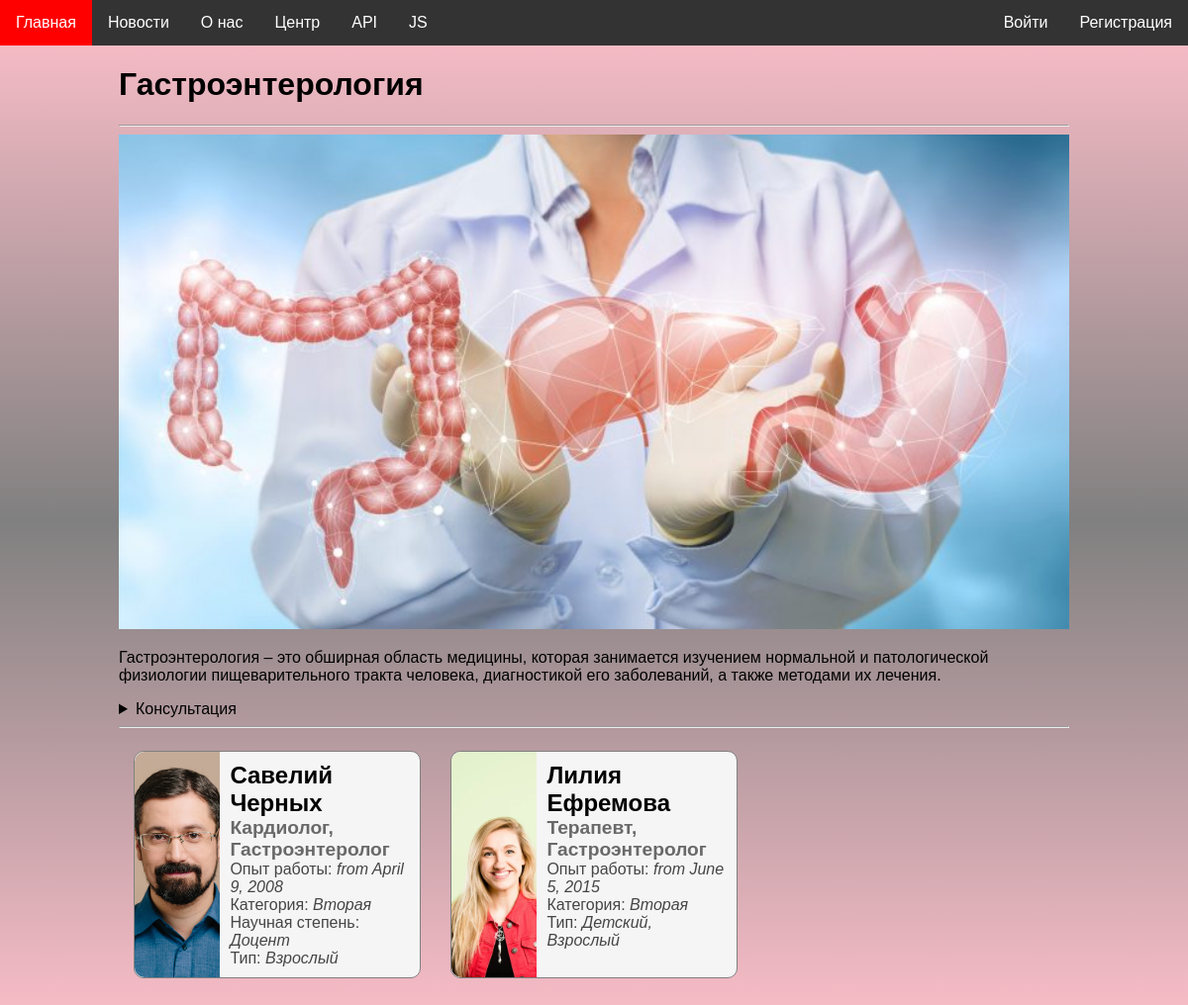
The app's page /services/category/gastroenterologiya/ with its own data.
### services/models.py (models this page shows, shortened)
class Category(models.Model):
    name = models.CharField(max_length=100)
    slug = models.SlugField(max_length=100, unique=True, db_index=True, verbose_name="URL")
    image = models.ImageField(upload_to='images/services/categories', null=True, blank=True)
    description = models.TextField(max_length=1000, null=True, blank=True)
    class Meta:
        verbose_name_plural = 'categories'

class SubCategory(models.Model):
    name = models.CharField(max_length=100)
    category = models.ForeignKey(Category, on_delete=models.CASCADE)
    class Meta:
        verbose_name_plural = 'subcategories'
        verbose_name = 'subcategory'

### doctors/models.py (models this page shows, shortened)
class DoctorProfile(models.Model):
    user = models.OneToOneField(User, on_delete=models.CASCADE)
    specializations = models.ManyToManyField(Specialization)
    experience = models.DateField(null=True, blank=True)
    category = models.ForeignKey(Category, on_delete=models.SET_NULL, null=True, blank=True)
    academic_degree = models.ForeignKey(AcademicDegree, on_delete=models.SET_NULL, null=True, blank=True)
    types = models.ManyToManyField(Type)
    photo = models.ImageField(upload_to='images/doctors/profile_photos', null=True, blank=True)
    phone_number = models.CharField(max_length=17, null=True, blank=True,
                                    help_text="Формат: +375-XX-XXX-XX-XX")
    email = models.EmailField(null=True, blank=True)

class Specialization(models.Model):
    name = models.CharField(max_length=100)
    service_category = models.ForeignKey(ServiceCategory, on_delete=models.SET_NULL, null=True, blank=True)
    def __str__(self):
        return self.name

class Category(models.Model):
    name = models.CharField(max_length=100)
    class Meta:
        verbose_name_plural = 'categories'

class AcademicDegree(models.Model):
    name = models.CharField(max_length=100)

class Type(models.Model):
    name = models.CharField(max_length=100)
    def __str__(self):
        return self.name

### services/views.py (the view)
# urls.py: path('category/<slug:slug>/', category_detail, name='category_detail'),
def category_detail(request, slug):
    category = get_object_or_404(Category, slug=slug)
    subcategories = category.subcategory_set.all()
    context = {
        'category': category,
        'subcategories': subcategories,
    }
    logging.info('Displayed category details')
    return render(request, 'services/category_detail.html', context)

### doctors/templatetags/doctors_tag.py (called while the page is built)
@register.inclusion_tag('doctors/doctors_tag.html')
def get_doctors(service_category_slug=None):
    if service_category_slug:
        profiles = DoctorProfile.objects.filter(specializations__service_category__slug=service_category_slug).distinct()
    else:
        profiles = DoctorProfile.objects.all()
    return {'profiles': profiles}

### website/templatetags/custom_tags.py (called while the page is built)
@register.simple_tag
def current_times():
    return {
        'local_time': datetime.now().strftime("%Y-%m-%d %H:%M:%S"),
        'utc_time':  datetime.now(timezone.utc).strftime("%Y-%m-%d %H:%M:%S"),
        'time_zone': timezone.get_current_timezone()
    }

@register.simple_tag
def date_range(num):
    today = datetime.now()
    date_list = [today + timedelta(days=i) for i in range(num)]
    return date_list

### services/templates/services/category_detail.html (shortened to what this page needs)
{% extends 'website/base.html' %}
{% load doctors_tag %}s
{% load static %}
{% block styles %}
    <link rel="stylesheet" href="{% static 'services/css/category-detail.css' %}">
{% endblock %}
{% block content %}
    <h1>{{ category.name }}</h1>
    <hr>
    {% if category.image %}
        <div class="image-container">
            <img src="{{ category.image.url }}" alt="{{ category.name }}" class="category-image">
        </div>
    {% endif %}
    <p>{{ category.description }}</p>
    {% for subcategory in subcategories %}
        <details>
            <summary>{{ subcategory.name }}</summary>
        </details>
    {% endfor %}
    <hr />
    {% get_doctors service_category_slug=category.slug %}
{% endblock %}

### doctors/templates/doctors/doctors_tag.html (shortened to what this page needs)
{% load static %}
<link rel="stylesheet" href="{% static 'doctors/css/styles.css' %}">
<div class="flex-container">
    {% for profile in profiles %}
        <div class="doctor-card">
            {% if profile.photo %}
            <img class="image" src="{{ profile.photo.url }}" alt="Profile Photo">
            {% endif %}
            <div itemscope itemtype="https://schema.org/Person" class="about">
                <span class="name">{{ profile.user.get_full_name }}</span>
                {% if profile.specializations.all %}
                    <div class="specializations" itemprop="specializations">{{ profile.specializations.all|join:", " }}</div>
                {% endif %}
                {% if profile.experience %}
                    <div class="property" itemprop="experience">Опыт работы: <i>from {{ profile.experience }}</i></div>
                {% endif %}
                {% if profile.category %}
                    <div class="property" itemprop="category">Категория: <i>{{ profile.category.name }}</i></div>
                {% endif %}
                {% if profile.academic_degree %}
                    <div class="property" itemprop="academic-degree">Научная степень: <i>{{ profile.academic_degree.name }}</i></div>
                {% endif %}
                {% if profile.types.all %}
                    <div class="property" itemprop="type">Тип: <i>{{ profile.types.all|join:", " }}</i></div>
                {% endif %}
            </div>
        </div>
    {% endfor %}
</div>

### website/static/website/css/styles.css (style rules this page uses)
* { font-family: Arial; }
body { padding: 0; margin: 0; }
body { background-image: linear-gradient(to bottom, rgba(190,255,241), rgba(208,208,255), rgba(190,255,241)); transition: background-color 2s; }
@media (max-width: 1280px) or (max-height: 720px) { body { background-image: linear-gradient(to top, pink, gray, pink); } }

### services/static/services/css/category-detail.css (style rules this page uses)
.image-container img { width: 100%; height: 500px; object-fit: cover; }

### doctors/static/doctors/css/styles.css (style rules this page uses)
.doctor-card { display: flex; background-color: WhiteSmoke; border-radius: 10px; transition: 0.5s; border: 1px solid gray; width: 30%; margin: 15px; }
.doctor-card .about { margin: 10px; }
.doctor-card .image { width: 30%; border-radius: 10px 0 0 10px; object-fit: cover; }
.doctor-card .about .name { font-weight: bold; font-size: 1.5em; }
.doctor-card .about .specializations { font-weight: bold; font-size: 1.2em; color: DimGray; }
.doctor-card .about .property { color: #454545; }
.flex-container { display: flex; flex-wrap: wrap; }

### records on screen
Category: name "Гастроэнтерология", image (picture), description "Гастроэнтерология – это обширная область медицины, которая занимается изучением нормальной и патологической физиологии пищеварительного тракта человека, диагностикой его заболеваний, а также методами их лечения."
SubCategory: name "Консультация"
DoctorProfile: photo (picture), user.get_full_name "Савелий Черных", specializations.all "Кардиолог, Гастроэнтеролог", experience "April 9, 2008", category.name "Вторая", academic_degree.name "Доцент", types.all "Взрослый"
DoctorProfile: photo (picture), user.get_full_name "Лилия Ефремова", specializations.all "Терапевт, Гастроэнтеролог", experience "June 5, 2015", category.name "Вторая", types.all "Детский, Взрослый"
